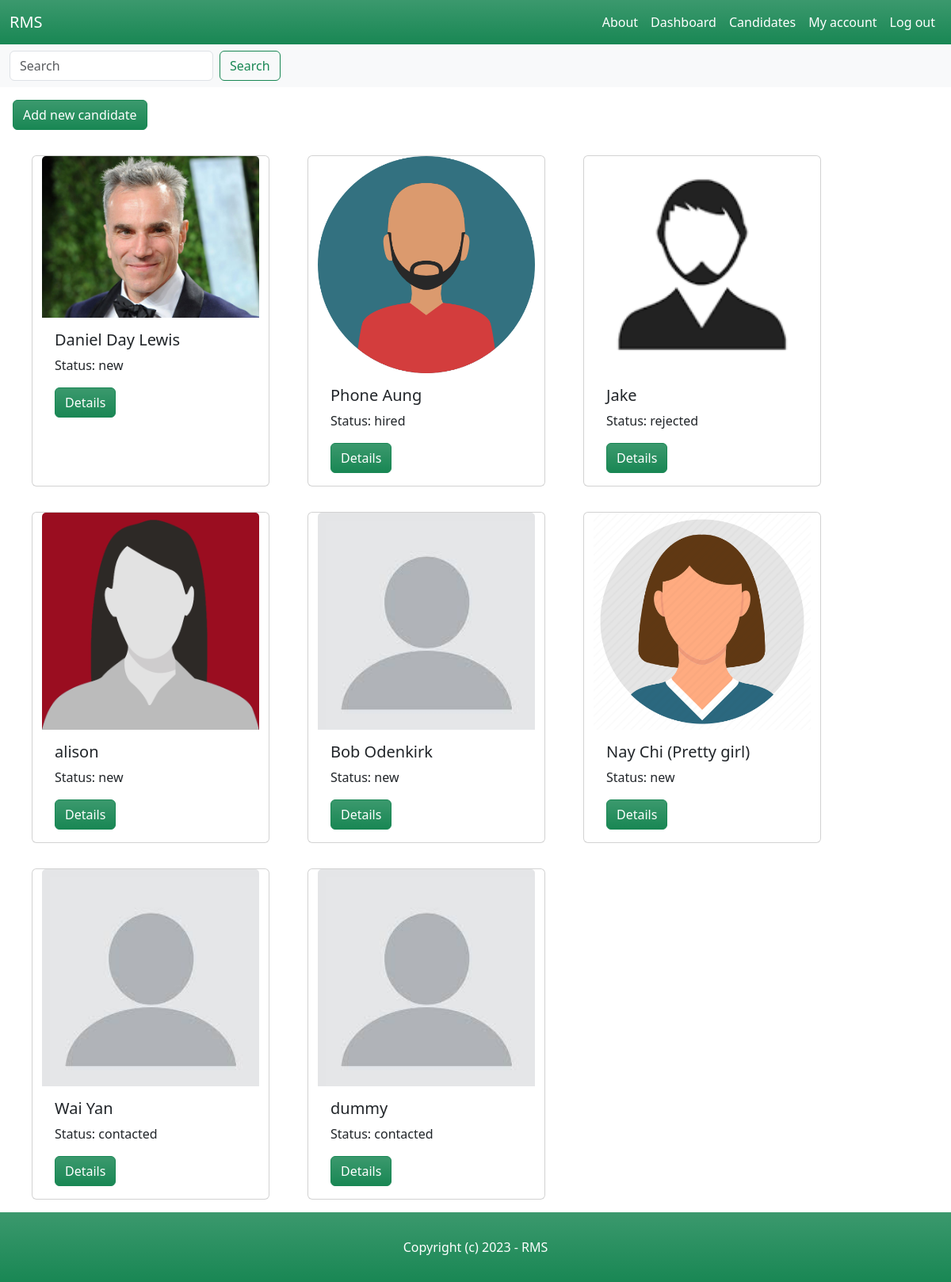
Page /dashboard/candidates/ (signed in) on the earlier database version.
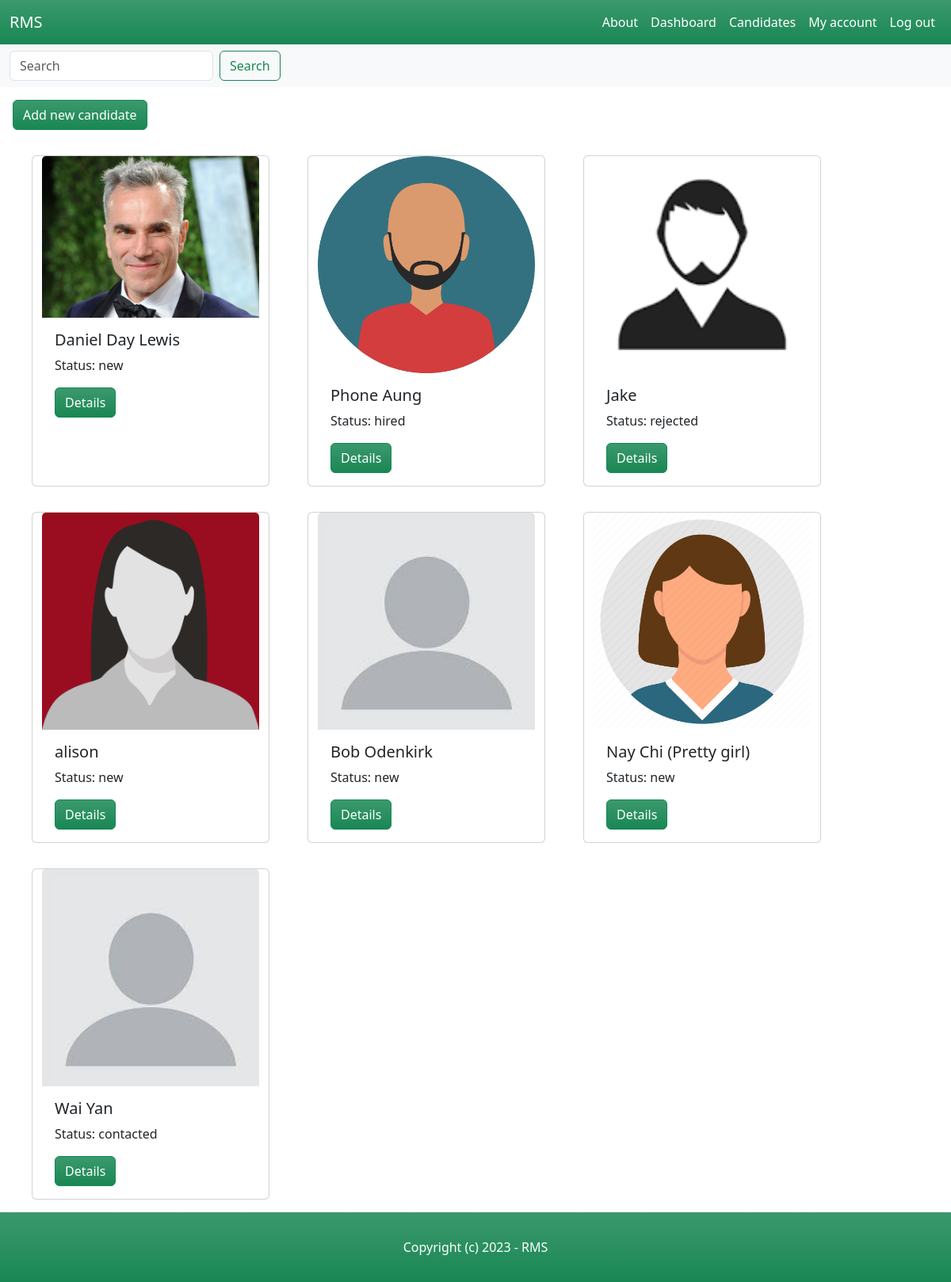
Same page on the later database version.
### candidate/models.py (models this page shows, shortened)
class Candidate(models.Model):
    NEW = 'new'
    CONTACTED = 'contacted'
    INTERVIEWED = 'interviewed'
    HIRED = 'hired'
    REJECTED = 'rejected'
    CHOICES_STATUS = (
        (NEW, 'New'),
        (CONTACTED, 'Contacted'),
        (INTERVIEWED, 'Interviewed'),
        (HIRED, 'Hired'),
        (REJECTED, 'Rejected'),
    )
    name = models.CharField(max_length=255)
    description = models.TextField(blank=True, null=True)
    status = models.CharField(max_length=11, choices=CHOICES_STATUS, default=NEW)
    email = models.EmailField()
    phone = models.PositiveIntegerField()
    image = models.ImageField(upload_to='candidate_images', default='default_image.jpg', blank=True, null=True)
    resume = models.FileField(upload_to='resumes/', blank=True, null=True)
    is_active = models.BooleanField(default=True)
    created_by = models.ForeignKey(User, related_name='candidates', on_delete=models.CASCADE)
    created_at = models.DateTimeField(auto_now_add=True)
    modified_at = models.DateTimeField(auto_now=True)
    last_modified_by = models.ForeignKey(User, related_name='candidate', blank=True, null=True, on_delete=models.CASCADE)

### candidate/views.py (the view)
# urls.py: path('', views.candidates_list, name='candidates_list'),
@login_required
def candidates_list(request):
    candidates = Candidate.objects.filter(is_active=True)
    query = request.GET.get('query')
    if query:
        candidates = candidates.filter(name__icontains=query)
    return render(request, 'candidate/candidate_list.html', {
        'candidates': candidates,
        'query': query,
    })

### candidate/templates/candidate/candidate_list.html (shortened to what this page needs)
{% extends 'core/base.html' %}
{% block content %}
    <nav class="navbar bg-body-tertiary">
        <div class="container-fluid">
            <form method="get" action="{% url 'candidates_list' %}?query={{ query }}" class="d-flex" role="search">
                <input name="query" class="form-control me-2" type="search" placeholder="Search" aria-label="Search">
                <button class="btn btn-outline-success" type="submit">Search</button>
            </form>
        </div>
    </nav>
    <button class="mx-3 my-3 btn btn-success bg-gradient"><a class="nav-link text-white" href="{% url 'add_candidate' %}">Add new candidate</a></button>
    {% if candidates %}
    <div class="row mx-3">
        {% for candidate in candidates %}
        <div class="card mx-4 my-3" style="width: 300px;">
            <img src="{{ candidate.image.url }}" class="card-img-top" alt="{{ candidate.name }}">
            <div class="card-body">
                <h5 class="card-title">{{ candidate.name }}</h5>
                <p class="card-text">Status: {{ candidate.status }}</p>
                <a href="{% url 'candidate_details' candidate.id %}" class="btn btn-success bg-gradient">Details</a>
            </div>
        </div>
        {% endfor %}
    </div>
    {% else %}
        <div class="row mx-3">
            <p>no candidates found</p>
        </div>
    {% endif %}
{% endblock %}

Differences in the rows shown:
removed Candidate: image (placeholder picture), name "dummy", status "contacted"
